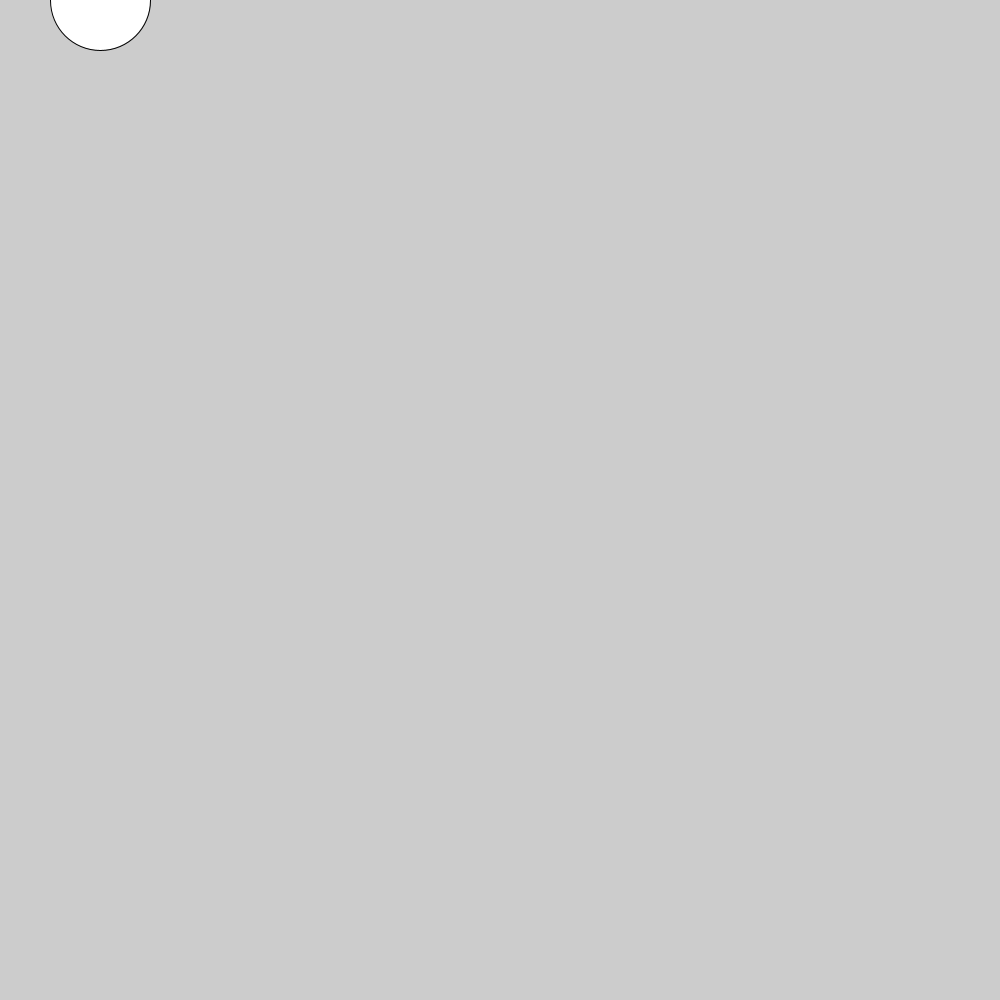
Frame 1 (no input)
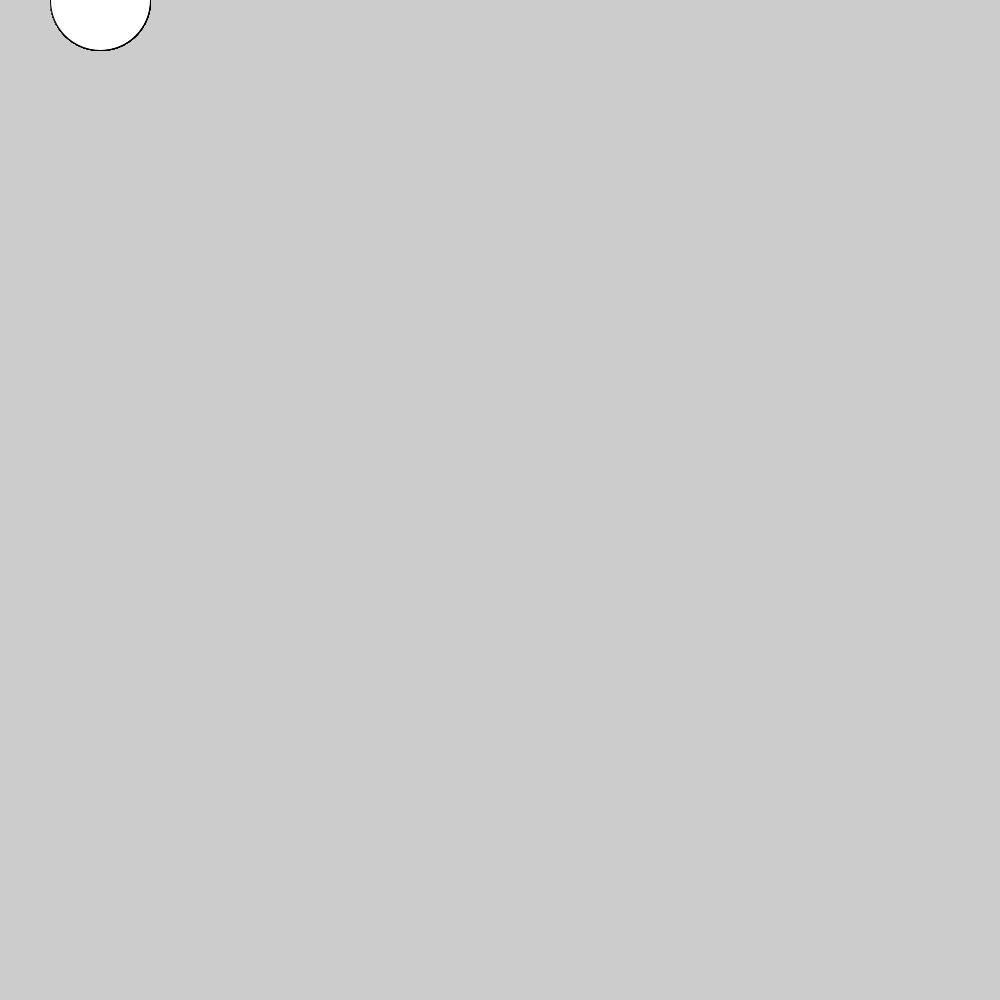
Frame 60 (the mouse pressed at the canvas centre just before this capture)
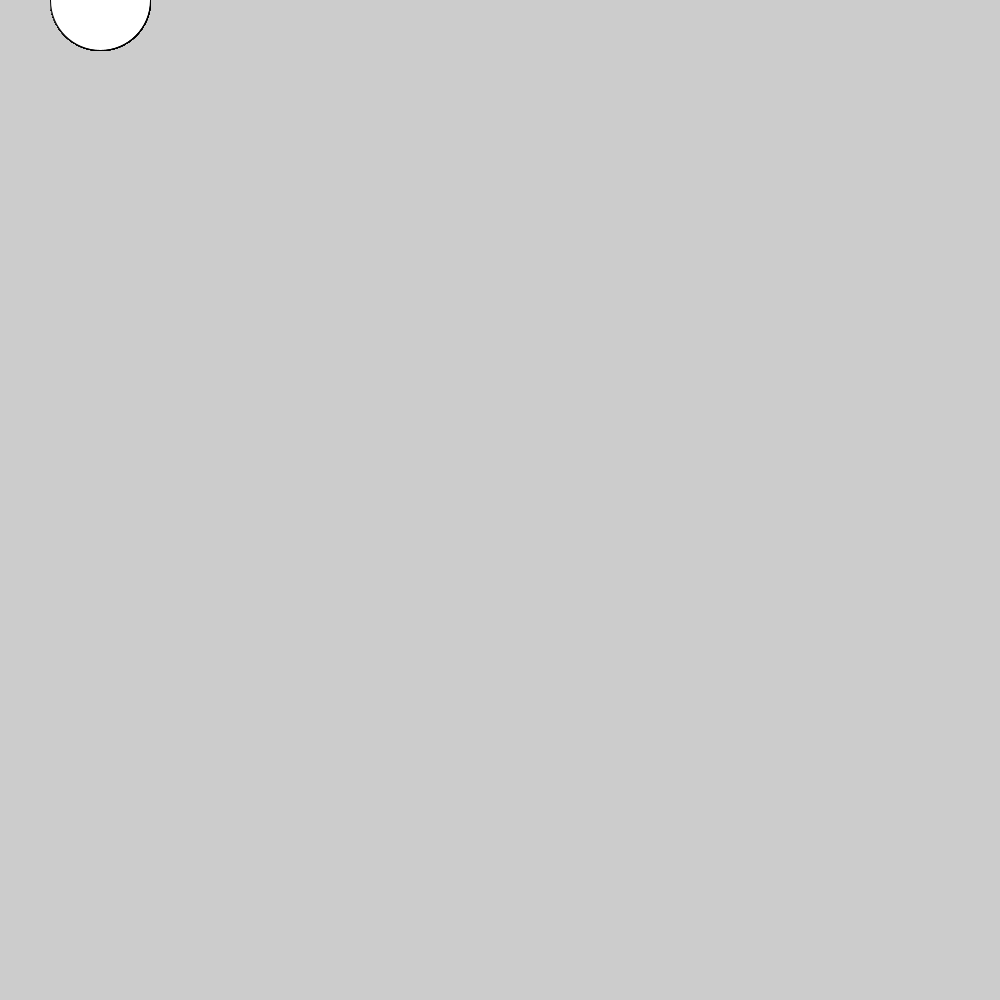
Frame 120 (the mouse held since frame 60 and released just before this capture)

The Processing sketch that drew these frames (run headless with seeded random() and noise(); from frame 60 on, the mouse is pressed at the canvas centre):

// Processing sketch: class_example
// ── class_example.pde
void setup()
{
  size(1000,1000);
}

void draw()
{
  ourCircle cir = new ourCircle();
  cir.xpos = 100;
  cir.show();
}

class ourCircle
{
  float xpos =0;
  float ypos = 0;
  float radius = 100;
  color fillc = color(255,255,255); 
  color strokec = color(0,0,0);
  float strokew = 1.0;
  
  ourCircle()
  {
    
  }
  
  void show()
  {
    pushMatrix();
    translate(this.xpos,this.ypos);
    fill(this.fillc);
    stroke(this.strokec);
    circle(0,0,this.radius);
    popMatrix();
    
  }
}

// ── ourSquare.pde
class ourSquare
{
  float xpos =0;
  float ypos = 0;
  float w = 100;
  float h = 100;
  color fillc = color(255,255,100); 
  int timer = 0;
  
  ourSquare(float xval, float yval)
  {
    this.xpos = xval;
    this.ypos = yval;
  }
  
  void show()
  {
    pushMatrix();
    translate(this.xpos,this.ypos);
    fill(this.fillc);
    noStroke();
    rect(0,0,this.w,this.h);
    popMatrix();
    if(this.timer > 0) this.timer = this.timer - 1;
  }
  
  void randomize()
  {
    colorMode(HSB, 255);
    float hue = hue(this.fillc)+(random(1)-random(1));
    float sat = saturation(this.fillc);
    float val = brightness(this.fillc);
    if(this.timer <= 0) this.fillc = color(hue,sat,val);
  }
  
  void clicked(int x, int y)
  {
    if(x > this.xpos && x < this.xpos+this.w && y > this.ypos && y < this.ypos+this.h)
    {
      this.timer = 1000;
      colorMode(RGB, 255);
      this.fillc = color(255,125,0);
    }
  }
}
